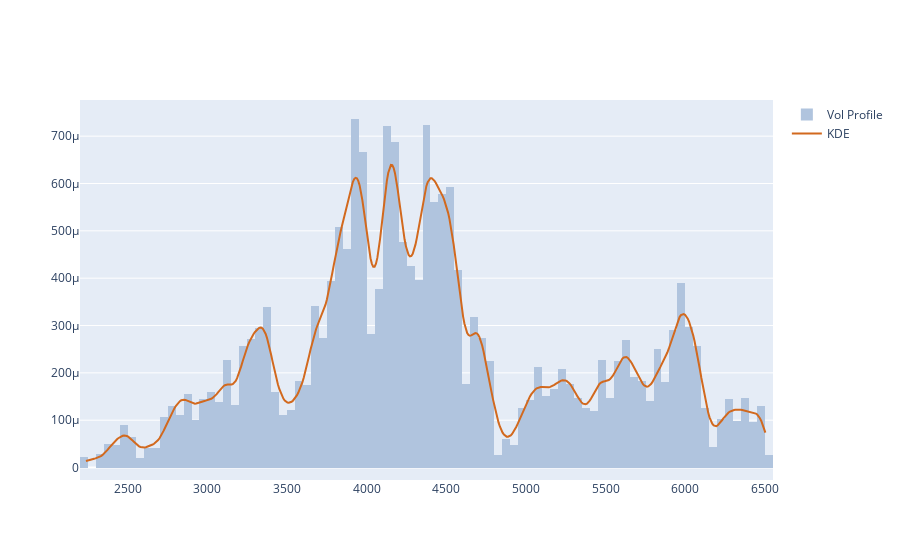

The notebook cell this image was saved under:
### Code cell
# Kernel Density Estimator (KDE) plot
from scipy import stats, signal

"""
stats provides statistical functions and probability distributions for data analysis.

signal offers tools for signal processing, such as filtering, peak detection, 
and Fourier transforms.

These modules are commonly used for advanced data analysis and scientific computing in Python.
"""

kde_factor = 0.05
num_samples = 500
kde = stats.gaussian_kde(sp.Close, weights=sp.Volume, bw_method=kde_factor)
xr = np.linspace(sp.Close.min(), sp.Close.max(), num_samples)
kdy = kde(xr)
ticks_per_sample = (xr.max() - xr.min()) / num_samples

def get_dist_plot(c, v, kx, ky):
    fig = go.Figure()
    fig.add_trace(go.Histogram(name='Vol Profile', x=c, y=v, nbinsx=150, 
                               histfunc='sum', histnorm='probability density',
                               marker_color='#B0C4DE'))
    fig.add_trace(go.Scatter(name='KDE', x=kx, y=ky, mode='lines', marker_color='#D2691E'))
    return fig

get_dist_plot(sp.Close, sp.Volume, xr, kdy).show()

### Figure 1 — Plotly figure (JSON) as saved in the notebook; plotly's stock layout.template omitted (floating-point values rounded to 4 significant figures; data arrays with more than 128 entries replaced by an {"elided": "..."} marker saying what was removed)
{"data": [{"histfunc": "sum", "histnorm": "probability density", "marker": {"color": "#B0C4DE"}, "name": "Vol Profile", "nbinsx": 150, "type": "histogram", "x": {"elided": "1480 float values"}, "y": {"elided": "1480 float values"}}, {"marker": {"color": "#D2691E"}, "mode": "lines", "name": "KDE", "type": "scatter", "x": {"elided": "500 float values"}, "y": {"elided": "500 float values"}}], "layout": {}}
